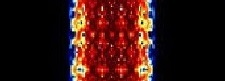
#> input picture signals/225px-Coherent_PSK2.jpg, 225 x 81 px; its folder holds only this picture in this run
$ jupyter execute --allow-errors RFtraining.ipynb
#> lines starting #> are read from the running program, lines starting #| are printed output that depends on the picture
# <CENTER>ClasIAtor</CENTER>
## <CENTER>RF Signal Classifier using Artificial Intelligence</CENTER>
## <CENTER>Clasificador de señales de RF con Inteligencia Artificial</CENTER>

[cell 1]
#!pip install opencv-python
# import required libraries
import cv2
import os
import logging
import argparse
import numpy as np
import pandas as pd

from matplotlib import pyplot as plt
import ipywidgets as widgets

logger = logging.getLogger(__name__)
# signal repository
web = 'https://www.sigidwiki.com/wiki/HF'
repo = '../signals/'

def main():
    print("Clasificación de señales de RF con IA ClasIAtor!")
    print("Modulo diseñado y programado por Francisco Ochando")
    print("Evaluado por Antonio M.")
    print("Evaluado por A. M. Martinez")

if __name__ == "__main__":
    main()

[cell 2]
ficheros = os.listdir(repo) # Lista de ficheros log
# Selecciona el fichero
fichero = widgets.Dropdown(
    options= ficheros, value= ficheros[0], description='Fichero:', disabled= False,
)
logger.warning(f"Select file before continue.")
display(fichero)

[cell 3]
# read the input image
img = cv2.imread(repo + fichero.value, 0)
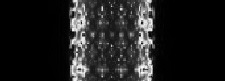
#> img: shape (81, 225); min 0, max 255, mean 31.3
logger.warning(f"Loading: {repo + fichero.value}")

[cell 4]
# Show gray scale
cv2.imshow('grayscale image', img)
cv2.waitKey(0)
cv2.destroyAllWindows()

[cell 5]
print("Signal = ", fichero.value)
print("Image shape (rows, cols) = ", img.shape)
#| Image shape (rows, cols) =  (81, 225)

# img will be a numpy array of the above shape
imgcol = img.shape[1]
#> imgcol = 225
imgrow = 260

slide = widgets.IntSlider(
    value=2,
    min=2,
    max=img.shape[0]-2,
    step=1,
    description='Time:',
    disabled=False,
    continuous_update=False,
    orientation='horizontal',
    readout=True,
    readout_format='d'
)
display(slide)

## Showing samples

[cell 6]
# Print three samples
print(f"FFT sample: {imgrow}")
plt.xlabel("Frequency (Channel Hz)")
plt.ylabel("Amplitude")
plt.plot(img[slide.value -1], label=f'Sample {slide.value -1}')
plt.plot(img[slide.value], label=f'Sample {slide.value}')
plt.plot(img[slide.value +1], label=f'Sample {slide.value +1}')
plt.legend()
plt.show()
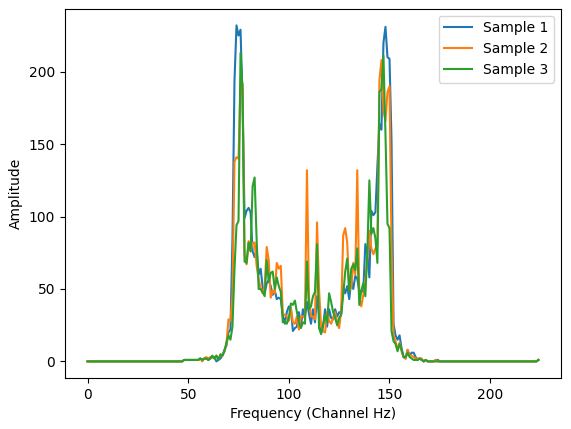
#> figure drawn by matplotlib, 1 panel; curve peaks at x = 74, y = 232; curve peaks at x = 146, y = 208; curve peaks at x = 76, y = 213

[cell 7]
# Data labelling
DFimg = pd.DataFrame(img)
#> DFimg = table of 81 rows and 225 columns
DFimg['class']=4285
DFimg['class'][374:748]=4415
DFimg['class'][749:1035]=4481
DFimg.to_csv(repo + fichero.value + '.csv', index=False, header=None)

## Loading dataset

[cell 8]
from sklearn.neural_network import MLPClassifier
from sklearn.datasets import make_classification
from sklearn.model_selection import train_test_split

df = pd.read_csv(repo + fichero.value + '.csv', header=None)
#df.head()

X = df.iloc[:, 1:-1].to_numpy() # Image Data all columns except last
y = df.iloc[:, -1].to_numpy() # Last column is Class
y

[cell 9]
#scaler = MinMaxScaler()
#scaler.fit(X)
#scaler.transform(X)

X_train, X_test, y_train, y_test = train_test_split(X, y, test_size=0.25, stratify=y, random_state=1)
X_train, X_val, y_train, y_val = train_test_split(X_train, y_train, test_size=0.2, random_state=1)

[cell 10]
# different learning rate schedules and momentum parameters
neurons = imgcol
#> neurons = 225
capas = 4
params = {
        'hidden_layer_sizes': (capas, neurons),
        'learning_rate': 'constant',
        'learning_rate_init': 0.001,
        'max_fun': 15000,
        'max_iter': 100,
        'momentum': 0.9,
        'learning_rate_init': 0.001,
        'solver': 'adam',
        'tol': 1e-07,
    }

[cell 11]
# Defining AN Network
tol = 0.0000001
hidden_layers = 4
clf = MLPClassifier(random_state=1, max_iter=100, tol=tol, hidden_layer_sizes=(hidden_layers, neurons), verbose=True)

[cell 12]
# Training Network
epochs = 300
clases = [4285,4415,4481]
print("Begin training.")
for e in range(1, epochs):

    # TRAINING
    train_epoch_loss = 0
    train_epoch_acc = 0
    clf.partial_fit(X_train, y_train, classes=clases)
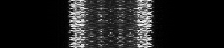
#> X_train: shape (48, 224) int64; min 0, max 255, mean 31.2

print("End training.")

[cell 13]
plt.plot(clf.loss_curve_)
plt.xlabel('Training')
plt.ylabel('Loss')
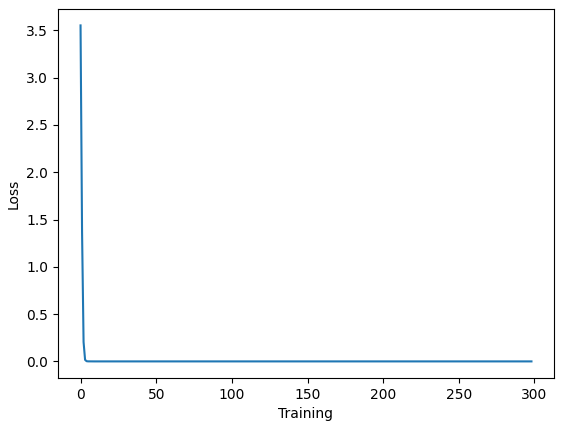
#> figure drawn by matplotlib, 1 panel; curve peaks at x = 0, y = 3.55

[cell 14]
# Score
clf.score(X_test, y_test)
#> Out = 1
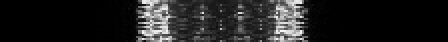
#> X_test: shape (21, 224) int64 (shown 2 times larger); min 0, max 250, mean 32

[cell 15]
clf.get_params()

[cell 16]
from sklearn import metrics
from sklearn.preprocessing import LabelEncoder
from sklearn.metrics import accuracy_score, recall_score, confusion_matrix, roc_auc_score, roc_curve, f1_score

ex_classes = {'Classes': ['4285', '4415', '4481']}
df_classes = pd.DataFrame(data=ex_classes)
label_enc = LabelEncoder()
label_enc.fit(df_classes['Classes'])
y_pred = clf.predict(X_val)

print('Accuracy: ' + str(accuracy_score(y_val, y_pred)))
print('Recall (macro): ' + str(recall_score(y_val, y_pred, average='macro')))
print('Recall (micro): ' + str(recall_score(y_val, y_pred, average='micro')))
print('Recall (weighted): ' + str(recall_score(y_val, y_pred, average='weighted')))
print('F1 score: ' + str(f1_score(y_val, y_pred, average='weighted')))

# Confusion matrix
confusion_matrix = metrics.confusion_matrix(y_val, y_pred)
#> confusion_matrix = [12]
cm_display = metrics.ConfusionMatrixDisplay(confusion_matrix = confusion_matrix, display_labels = label_enc.classes_)
#> (the rest of this cell did not finish here and is left out)

[cell 17]
size = len(X_val)
print(f"Samples number in validation group: {size}")
prediction = clf.predict(X_val)
print(pd.DataFrame(prediction).value_counts() / size * 100)

[cell 18]
#size = len(X2)
#prediction = clf.predict(X2)
#print(pd.DataFrame(prediction).value_counts() / size * 100)

[cell 19]
from joblib import dump, load

dump(clf, 'clasiator_1/clasiatorRF.joblib')
#> Out = ['clasiator_1/clasiatorRF.joblib']
